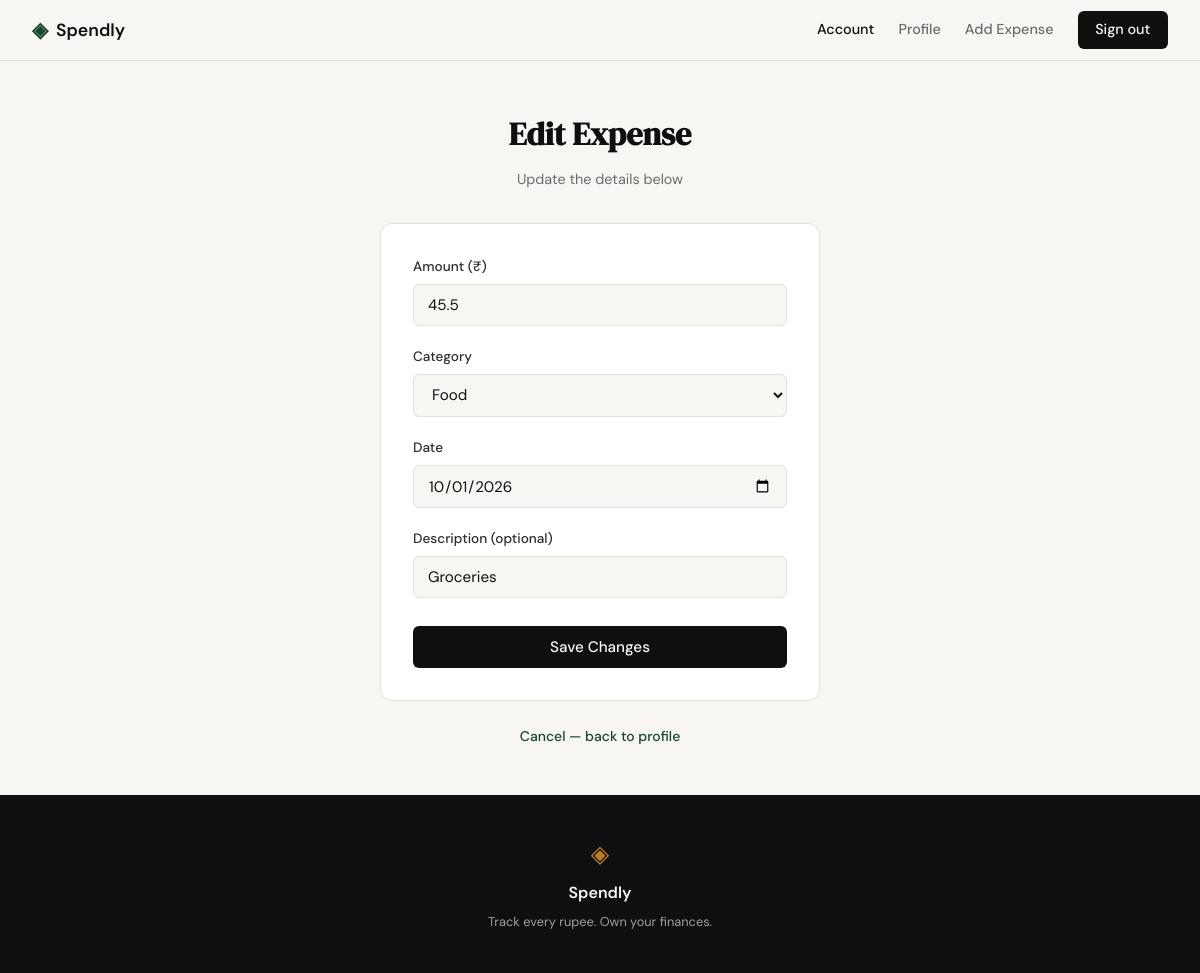
Screenshot of /expenses/25/edit (signed in) with the database file from the repository.
### tables this page shows
CREATE TABLE expenses (
            id          INTEGER PRIMARY KEY AUTOINCREMENT,
            user_id     INTEGER NOT NULL REFERENCES users(id),
            amount      REAL    NOT NULL,
            category    TEXT    NOT NULL,
            date        TEXT    NOT NULL,
            description TEXT,
            created_at  TEXT    NOT NULL DEFAULT CURRENT_TIMESTAMP
        );

### app.py (the view, shortened to what this page needs)
@app.route("/expenses/<int:id>/edit", methods=["GET", "POST"])
def edit_expense(id):
    if not session.get("user_id"):
        return redirect(url_for("login"))
    expense = get_expense_by_id(id, session["user_id"])
    if expense is None:
        abort(404)
    if request.method == "GET":
        return render_template(
            "edit_expense.html",
            expense=expense,
            categories=CATEGORIES,
        )

### database/db.py (called while the page is built)
def get_db():
    conn = sqlite3.connect(DB_PATH)
    conn.row_factory = sqlite3.Row
    conn.execute("PRAGMA foreign_keys = ON")
    return conn

### database/queries.py (called while the page is built)
def get_expense_by_id(expense_id, user_id):
    conn = get_db()
    row = conn.execute(
        "SELECT id, amount, category, date, description "
        "FROM expenses WHERE id = ? AND user_id = ?",
        (expense_id, user_id),
    ).fetchone()
    conn.close()
    return dict(row) if row else None

### templates/edit_expense.html (shortened to what this page needs)
{% extends "base.html" %}
{% block content %}
<section class="auth-section">
    <div class="auth-container">
        <div class="auth-header">
            <h1 class="auth-title">Edit Expense</h1>
            <p class="auth-subtitle">Update the details below</p>
        </div>
        <div class="auth-card">
            <form method="POST" action="{{ url_for('edit_expense', id=expense.id) }}">
                <div class="form-group">
                    <label for="amount">Amount (₹)</label>
                    <input
                        class="form-input"
                        type="number"
                        id="amount"
                        name="amount"
                        step="0.01"
                        min="0.01"
                        placeholder="0.00"
                        value="{{ expense.amount }}"
                        required
                    >
                </div>
                <div class="form-group">
                    <label for="category">Category</label>
                    <select class="form-input" id="category" name="category" required>
                        {% for cat in categories %}
                        <option value="{{ cat }}"
                            {% if expense.category == cat %}selected{% endif %}>
                            {{ cat }}
                        </option>
                        {% endfor %}
                    </select>
                </div>
                <div class="form-group">
                    <label for="date">Date</label>
                    <input
                        class="form-input"
                        type="date"
                        id="date"
                        name="date"
                        value="{{ expense.date }}"
                        required
                    >
                </div>
                <div class="form-group">
                    <label for="description">Description (optional)</label>
                    <input
                        class="form-input"
                        type="text"
                        id="description"
                        name="description"
                        placeholder="e.g. Lunch at café"
                        value="{{ expense.description or '' }}"
                    >
                </div>
                <button type="submit" class="btn-submit">Save Changes</button>
            </form>
        </div>
        <p class="auth-switch">
            <a href="{{ url_for('profile') }}">Cancel — back to profile</a>
        </p>
    </div>
</section>
{% endblock %}

### static/css/style.css (style rules this page uses)
:root { --ink: #0f0f0f; --ink-soft: #2d2d2d; --ink-muted: #6b6b6b; --ink-faint: #a0a0a0; --paper: #f7f6f3; --paper-warm: #f0ede6; --paper-card: #ffffff; --accent: #1a472a; --accent-light: #e8f0eb; --accent-2: #c17f24; --accent-2-light: #fdf3e3; --danger: #c0392b; --danger-light: #fdecea; --border: #e4e1da; --border-soft: #eeebe4; --font-display: 'DM Serif Display', Georgia, serif; --font-body: 'DM Sans', system-ui, sans-serif; --max-width: 1200px; --auth-width: 440px; --radius-sm: 6px; --radius-md: 12px; --radius-lg: 20px; }
*, *::before, *::after { box-sizing: border-box; margin: 0; padding: 0; }
html { font-size: 16px; scroll-behavior: smooth; }
body { background: var(--paper); color: var(--ink); font-family: var(--font-body); font-size: 1rem; line-height: 1.6; -webkit-font-smoothing: antialiased; }
a { color: inherit; text-decoration: none; }
.auth-section { min-height: calc(100vh - 60px - 100px); display: flex; align-items: center; justify-content: center; padding: 3rem 2rem; }
.auth-container { width: 100%; max-width: var(--auth-width); }
.auth-header { text-align: center; margin-bottom: 2rem; }
.auth-title { font-family: var(--font-display); font-size: 2rem; color: var(--ink); margin-bottom: 0.5rem; }
.auth-subtitle { font-size: 0.9rem; color: var(--ink-muted); }
.auth-card { background: var(--paper-card); border: 1px solid var(--border); border-radius: var(--radius-md); padding: 2rem; margin-bottom: 1.5rem; }
.form-group { margin-bottom: 1.25rem; }
.form-group label { display: block; font-size: 0.85rem; font-weight: 500; color: var(--ink-soft); margin-bottom: 0.4rem; }
.form-input { width: 100%; padding: 0.6rem 0.875rem; border: 1px solid var(--border); border-radius: var(--radius-sm); font-family: var(--font-body); font-size: 0.95rem; color: var(--ink); background: var(--paper); outline: none; transition: border-color 0.2s; }
.form-input::placeholder { color: var(--ink-faint); }
.btn-submit { width: 100%; padding: 0.7rem; background: var(--ink); color: var(--paper); border: none; border-radius: var(--radius-sm); font-family: var(--font-body); font-size: 0.95rem; font-weight: 500; cursor: pointer; transition: background 0.2s; margin-top: 0.5rem; }
.auth-switch { text-align: center; font-size: 0.875rem; color: var(--ink-muted); }
.auth-switch a { color: var(--accent); font-weight: 500; }

### rows the page displays
expenses: amount "45.5", category "Food", date "10/01/2026", description "Groceries"

### other values shown
{{ user.name if user is defined else "Account" }} "Account"
